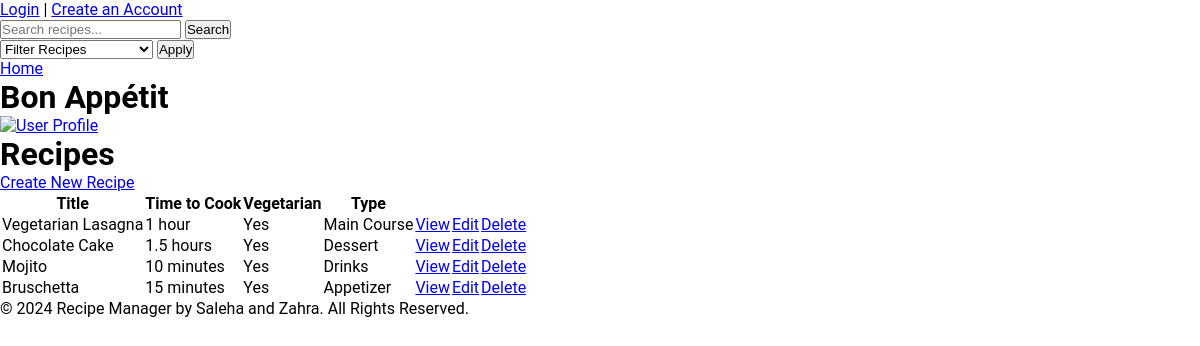
Screenshot of /home.php (signed in) with the database file from the repository.
### tables this page shows
CREATE TABLE IF NOT EXISTS `recipes` (
  `RecipeID` int(11) NOT NULL AUTO_INCREMENT,
  `Title` varchar(100) NOT NULL,
  `TimeToCook` varchar(50) NOT NULL,
  `Vegetarian` tinyint(1) NOT NULL,   
  `Ingredients` text NOT NULL,
  `Directions` text NOT NULL,
  `Type` enum('Appetizer','Main Course','Dessert','Drinks') NOT NULL,   
  `UserID` int(11) NOT NULL,
  PRIMARY KEY (`RecipeID`),   
  FOREIGN KEY (`UserID`) REFERENCES `users` (`UserID`) ON DELETE CASCADE   
);

### home.php (the view, shortened to what this page needs)
<!DOCTYPE html>
<html lang="en">
<head>
    <link rel="stylesheet" href="style.css" />
    <a href="index.php">Login</a> | <a href="registration.php">Create an Account</a>
</head>
<body>
<div class="seacrh">
            <form class="search-bar" action="search.php" method="POST">
                <input type="text" id="keyword" name="keyword" placeholder="Search recipes..." required>
                <button type="submit">Search</button>
            </form>
        </div>
        <div class="filter-dropdown">
            <form action="filter.php" method="GET">
                <select id="filter" name="filter">
                    <option value="">Filter Recipes</option>
                </select>
                <button type="submit">Apply</button>
            </form>
        </div>
    <?php include("header.php");
    $db = db_connect();
    $user_id = $_SESSION['user_id'];
    $sql = "SELECT * FROM recipes WHERE UserID = '$user_id' ";
    $sql .= "ORDER BY TimeToCook ASC";
    $result_set = mysqli_query($db, $sql);
    ?>
    <div id="content">
        <div class="subjects listing">
            <h1>Recipes</h1>
            <div class="actions">
                <a class="action" href="new.php">Create New Recipe</a>
            </div>
            <table class="list">
                <tr>
                    <th>Title</th>
                    <th>Time to Cook</th>
                    <th>Vegetarian</th>
                    <th>Type</th>
                    <th>&nbsp;</th>
                    <th>&nbsp;</th>
                    <th>&nbsp;</th>
                </tr>
                <?php while ($recipe = mysqli_fetch_assoc($result_set)) { ?>
                    <tr>
                        <td><?php echo $recipe['Title']; ?></td>
                        <td><?php echo $recipe['TimeToCook']; ?></td>
                        <td><?php echo $recipe['Vegetarian'] ? "Yes" : "No"; ?></td>
                        <td><?php echo $recipe['Type']; ?></td>
                        <td><a class="action" href="<?php echo "show.php?id=" . $recipe['RecipeID']; ?>">View</a></td>
                        <td><a class="action" href="<?php echo "edit.php?id=" . $recipe['RecipeID']; ?>">Edit</a></td>
                        <td><a class="action" href="<?php echo "delete.php?id=" . $recipe['RecipeID']; ?>">Delete</a></td>
                    </tr>
                <?php } ?>
            </table>
            <?php include("footer.php"); ?>
</body>
</html>

### header.php (shortened to what this page needs)
<!DOCTYPE html>
<html lang="en">
<head>
    <link rel="stylesheet" href="style.css">
</head>
<body>
    <header class="main-header">
        <div class="title">
            <a href="home.php" class="home-link">Home</a>
            <h1>Bon Appétit</h1>
        </div>
        <div class="user-profile">
            <a href="profile.php">
                <img src="profile-icon.png" alt="User Profile" class="profile-icon">
            </a>
        </div>
    </header>
</body>
</html>

### footer.php (shortened to what this page needs)
<!DOCTYPE html>
<html lang="en">
<head>
</head>
<body>
</html>
<footer>
    <p>&copy; <?php echo date("Y"); ?> Recipe Manager by Saleha and Zahra. All Rights Reserved.</p>
</footer>
</body>
</html>

### style.css (style rules this page uses)
* { margin: 0; padding: 0; box-sizing: border-box; }
body { font-family: 'Roboto', sans-serif; }

### rows the page displays
recipes: Title "Vegetarian Lasagna", TimeToCook "1 hour", Vegetarian "Yes", Type "Main Course"
recipes: Title "Chocolate Cake", TimeToCook "1.5 hours", Vegetarian "Yes", Type "Dessert"
recipes: Title "Mojito", TimeToCook "10 minutes", Vegetarian "Yes", Type "Drinks"
recipes: Title "Bruschetta", TimeToCook "15 minutes", Vegetarian "Yes", Type "Appetizer"
